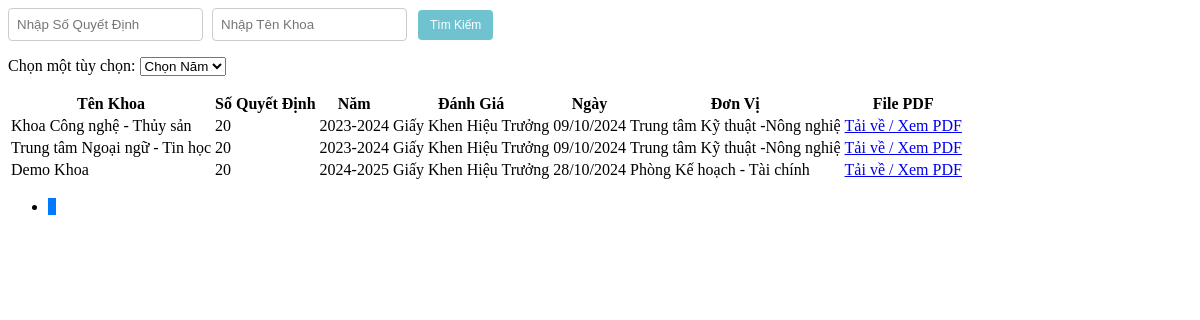
The app's page /Admin/danhgiaTThieutruongview.php with its own data.
### tables this page shows
CREATE TABLE `danhgiatt` (
  `MaDGTT` int(20) NOT NULL,
  `MaKhoa` int(20) NOT NULL,
  `SoQD` varchar(100) NOT NULL,
  `Manam` int(20) NOT NULL,
  `DanhGia` varchar(50) NOT NULL DEFAULT 'Chờ Đánh Giá',
  `Ngay` date NOT NULL,
  `DonVi` varchar(50) NOT NULL,
  `FilePDF` varchar(50) DEFAULT NULL
);

CREATE TABLE `khoa` (
  `MaKhoa` int(20) NOT NULL,
  `TenKhoa` varchar(50) NOT NULL,
  `MoTa` varchar(100) NOT NULL
);

CREATE TABLE `nam` (
  `Manam` int(20) NOT NULL,
  `Nam` varchar(20) NOT NULL
);

### Admin/danhgiaTT.php (called while the page is built, shortened)
<?php
include('./Khoa.php');
include('./nam.php');
class DanhgiaTT {
    public static function layTongSoDanhGiaht($conn) {
        $sql = "SELECT COUNT(*) FROM danhgiatt WHERE DanhGia IN ('Giấy Khen Hiệu Trưởng')";
        $result = $conn->query($sql);
        $row = $result->fetch_row();
        return $row[0];
    }
    public static function layDanhGiahtPhanTrang($conn, $startFrom, $recordsPerPage) {
        $sql = "SELECT * FROM danhgiatt WHERE DanhGia IN ('Giấy Khen Hiệu Trưởng') ORDER BY Manam ASC LIMIT $startFrom, $recordsPerPage";
        $result = $conn->query($sql);
        $danhgiattList = array();
        if ($result->num_rows > 0) {
            while($row = $result->fetch_assoc()) {
                $khoa_obj = Khoa::layKhoa($conn, $row["MaKhoa"]);
                $nam_obj = Nam::laynam($conn, $row["Manam"]);
                $danhgiatt_obj = new DanhgiaTT();
                $danhgiatt_obj->MaDGTT = $row["MaDGTT"];
                $danhgiatt_obj->MaKhoa = $khoa_obj->TenKhoa;
                $danhgiatt_obj->SoQD = $row["SoQD"];
                $danhgiatt_obj->Manam = $nam_obj->Nam;
                $danhgiatt_obj->DanhGia = $row["DanhGia"];
                $danhgiatt_obj->Ngay = $row["Ngay"];
                $danhgiatt_obj->DonVi = $row["DonVi"];
                $danhgiatt_obj->FilePDF = $row["FilePDF"];
                $danhgiattList[] = $danhgiatt_obj;
            }
        }
        return $danhgiattList;
    }
}
?>

### Admin/Khoa.php (called while the page is built, shortened)
<?php
class Khoa {
    public static function layKhoa($conn, $id) {
        $sql = "SELECT * FROM Khoa WHERE MaKhoa = $id";
        $result = mysqli_query($conn, $sql);
        $Khoa = new Khoa();
        if ($row = mysqli_fetch_assoc($result)) {
            $Khoa->MaKhoa = $row['MaKhoa'];
            $Khoa->TenKhoa = $row['TenKhoa'];
            $Khoa->MoTa = $row["MoTa"];
        }
        return $Khoa;
    }
}
?>

### Admin/nam.php (called while the page is built, shortened)
<?php
    class Nam {
        public static function laynam($conn, $id) {
            $sql = "SELECT * FROM nam WHERE Manam = $id";
            $result = mysqli_query($conn, $sql);
            $nam = new Nam();
            $row = mysqli_fetch_assoc($result);
            $nam->Manam = $row['Manam'];
            $nam->Nam = $row['Nam'];
            return $nam;
        }
    }
?>

### Admin/danhgiaTThieutruongview.php (the view, shortened to what this page needs)
<?php
include('./danhgiaTT.php');
$awardMap = array(
    'Giấy Khen Hiệu Trưởng' => 'Giấy Khen Hiệu Trưởng',
);
$recordsPerPage = 10;
$currentPage = isset($_GET['page']) ? (int)$_GET['page'] : 1;
$startFrom = ($currentPage - 1) * $recordsPerPage;
$totalRecords = DanhgiaTT::layTongSoDanhGiaht($conn);
$totalPages = ceil($totalRecords / $recordsPerPage);
$data = DanhgiaTT::layDanhGiahtPhanTrang($conn, $startFrom, $recordsPerPage);
?>
<div class="search-box">
    <input type="text" id="searchSoQD" placeholder="Nhập Số Quyết Định" />
    <input type="text" id="searchTenKhoa" placeholder="Nhập Tên Khoa" />
    <button class="btn btn-custom btn-custom-primary" onclick="searchData()">Tìm Kiếm</button>
</div>
<div class="combobox">
    <label for="options">Chọn một tùy chọn:</label>
    <select name="options" id="options" onchange="fetchAndDisplayDanhGia(this.value)">
        <option value="">Chọn Năm</option>
    </select>
</div>
<table class="table table-bordered">
    <thead>
        <tr>
            <th>Tên Khoa</th>
            <th>Số Quyết Định</th>
            <th>Năm</th>
            <th>Đánh Giá</th>
            <th>Ngày</th>
            <th>Đơn Vị</th>
            <th>File PDF</th>
        </tr>
    </thead>
    <tbody id="danhgiagk-table-body">
        <?php
        foreach ($data as $item) {
            $danhGia = isset($awardMap[$item->DanhGia]) ? $awardMap[$item->DanhGia] : $item->DanhGia;
        ?>
            <tr>
                <td scope="row"><?php echo htmlspecialchars($item->MaKhoa) ; ?></td>
                <td><?php echo htmlspecialchars($item->SoQD ?? "Cần Thêm Số Quyết Đinh Cho $item->MaKhoa");?></td>
                <td><?php echo htmlspecialchars($item->Manam ?? "Cần Thêm Năm Cho $item->MaKhoa"); ?></td>
                <td><?php echo htmlspecialchars( $danhGia);?></td>
                <td><?php echo date_format(date_create($item->Ngay), "d/m/Y");?></td>
                <td><?php echo htmlspecialchars($item->DonVi); ?></td>
                <td>
                    <?php if ($item->FilePDF): ?>
                        <a href="./<?php echo htmlspecialchars($item->FilePDF); ?>" target="_blank">
                            Tải về / Xem PDF
                        </a>
                    <?php else: ?>
                        Chưa có file
                    <?php endif; ?>
                </td>
            </tr>
        <?php
        }
        ?>
    </tbody>
</table>
<nav aria-label="Page navigation">
    <ul class="pagination">
        <?php for ($i = 1; $i <= $totalPages; $i++): ?>
            <li class="page-item <?php echo $i == $currentPage ? 'active' : ''; ?>">
                <a class="page-link" href="?p=danhgiaTThieutruong&page=<?php echo $i; ?>"><?php echo $i; ?></a>
            </li>
        <?php endfor; ?>
    </ul>
</nav>

### Admin/danhgiaTThieutruongview.php (style rules this page uses)
.pagination { background-color: transparent; border: none; box-shadow: none; }
.page-item { background-color: transparent; border: none; box-shadow: none; }
.page-link { background-color: transparent; border: none; box-shadow: none; color: #007bff; }
.page-item.active .page-link { background-color: #007bff; border-color: #007bff; }
.btn-custom { background-color: #6fc3d0; border: none; color: white; padding: 9px 10px; font-size: 12px; margin: 2px; cursor: pointer; border-radius: 4px; transition: background-color 0.3s ease, transform 0.3s ease; }
.btn-custom-primary { background-color: #6fc3d0; }
.search-box { margin-bottom: 15px; }
.search-box input { padding: 8px; margin-right: 5px; border-radius: 4px; border: 1px solid #ccc; }
.search-box button { padding: 8px 12px; }

### records on screen
danhgiatt: MaKhoa.TenKhoa "Khoa Công nghệ - Thủy sản", SoQD "20", Manam.Nam "2023-2024", DanhGia "Giấy Khen Hiệu Trưởng", Ngay "09/10/2024", DonVi "Trung tâm Kỹ thuật -Nông nghiệ"
danhgiatt: MaKhoa.TenKhoa "Trung tâm Ngoại ngữ - Tin học", SoQD "20", Manam.Nam "2023-2024", DanhGia "Giấy Khen Hiệu Trưởng", Ngay "09/10/2024", DonVi "Trung tâm Kỹ thuật -Nông nghiệ"
danhgiatt: MaKhoa.TenKhoa "Demo Khoa", SoQD "20", Manam.Nam "2024-2025", DanhGia "Giấy Khen Hiệu Trưởng", Ngay "28/10/2024", DonVi "Phòng Kế hoạch - Tài chính"
